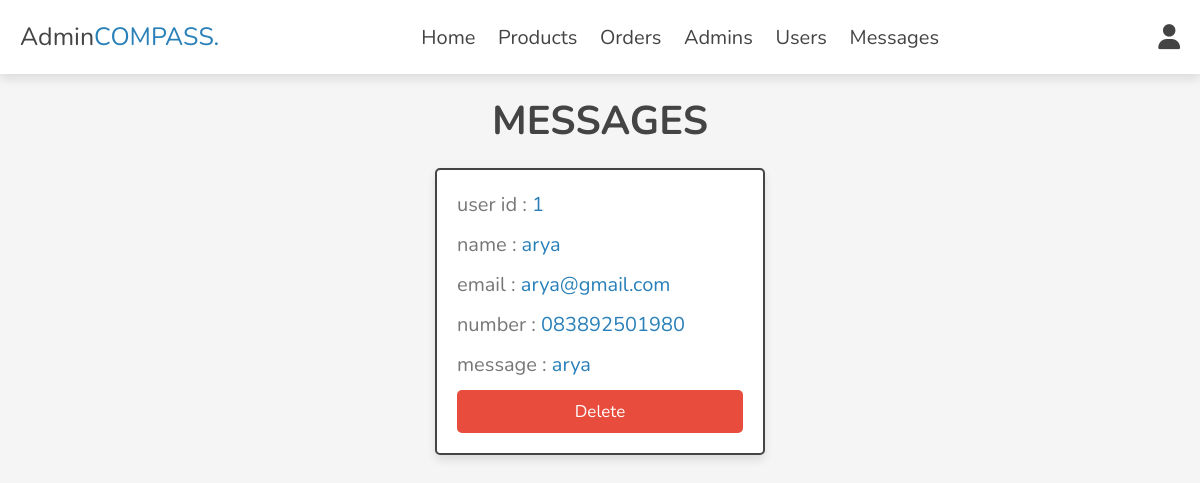
The page /admin/messages.php (signed in) on the database its author committed.
### tables this page shows
CREATE TABLE `messages` (
  `id` int(100) NOT NULL,
  `user_id` int(100) NOT NULL,
  `name` varchar(100) NOT NULL,
  `email` varchar(100) NOT NULL,
  `number` varchar(12) NOT NULL,
  `message` varchar(500) NOT NULL
);

### admin/messages.php (the view, shortened to what this page needs)
<?php
include '../components/connect.php';
?>
<!DOCTYPE html>
<html lang="en">
<head>
   <link rel="stylesheet" href="https://cdnjs.cloudflare.com/ajax/libs/font-awesome/6.1.1/css/all.min.css">
   <link rel="stylesheet" href="../css/admin_style.css">
</head>
<body>
<?php include '../components/admin_header.php'; ?>
<section class="contacts">
<h1 class="heading">messages</h1>
<div class="box-container">
   <?php
      $select_messages = $conn->prepare("SELECT * FROM `messages`");
      $select_messages->execute();
      if($select_messages->rowCount() > 0){
         while($fetch_message = $select_messages->fetch(PDO::FETCH_ASSOC)){
   ?>
   <div class="box">
   <p> user id : <span><?= $fetch_message['user_id']; ?></span></p>
   <p> name : <span><?= $fetch_message['name']; ?></span></p>
   <p> email : <span><?= $fetch_message['email']; ?></span></p>
   <p> number : <span><?= $fetch_message['number']; ?></span></p>
   <p> message : <span><?= $fetch_message['message']; ?></span></p>
   <a href="messages.php??delete=<?= $fetch_message['id']; ?>" onclick="return confirm('delete this message?');" class="delete-btn">delete</a>
   </div>
   <?php
         }
      }else{
         echo '<p class="empty">you have no messages</p>';
      }
   ?>
</div>
</section>
</body>
</html>

### css/admin_style.css (style rules this page uses)
:root { --main-color:#2980b9; --orange:#f39c12; --red:#e74c3c; --black:#444; --white:#fff; --light-color:#777; --light-bg:#f5f5f5; --border:.2rem solid var(--black); --box-shadow:0 .5rem 1rem rgba(0,0,0,.1); }
* { font-family: 'Nunito', sans-serif; margin:0; padding:0; box-sizing: border-box; outline: none; border:none; text-decoration: none; }
html { font-size: 62.5%; overflow-x: hidden; }
body { background-color: var(--light-bg); }
section { padding:2rem; max-width: 1200px; margin:0 auto; }
.heading { font-size: 4rem; color:var(--black); margin-bottom: 2rem; text-align: center; text-transform: uppercase; }
.btn, .delete-btn, .option-btn { display: block; width: 100%; margin-top: 1rem; border-radius: .5rem; padding:1rem 3rem; font-size: 1.7rem; text-transform: capitalize; color:var(--white); cursor: pointer; text-align: center; }
.delete-btn { background-color: var(--red); }
.contacts .box-container { display: grid; grid-template-columns: repeat(auto-fit, 33rem); gap:1.5rem; align-items: flex-start; justify-content: center; }
.contacts .box-container .box { padding:2rem; padding-top: 1rem; border-radius: .5rem; border:var(--border); background-color: var(--white); box-shadow: var(--box-shadow); }
.contacts .box-container .box p { line-height: 1.5; font-size: 2rem; color:var(--light-color); margin:1rem 0; }
.contacts .box-container .box p span { color:var(--main-color); }

### rows shown on the page
messages: user "1", name "arya", email "arya@gmail.com", number "083892501980", message "arya"
